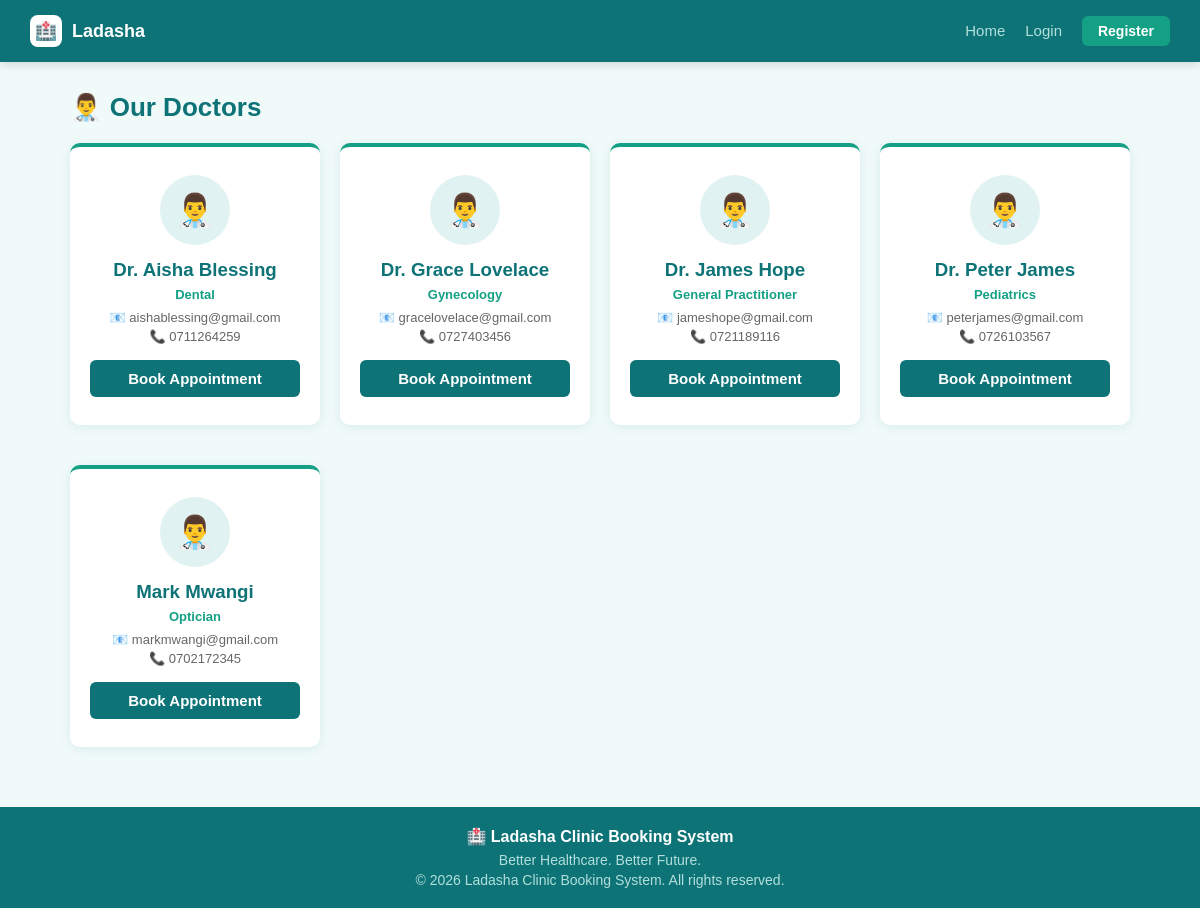
The app's page /doctors.php with its own data.
### tables this page shows
CREATE TABLE `doctors` (
  `id` int(11) NOT NULL,
  `name` varchar(100) NOT NULL,
  `specialization` varchar(100) DEFAULT NULL,
  `email` varchar(150) DEFAULT NULL,
  `phone` varchar(20) DEFAULT NULL
);

### doctors.php (the view, shortened to what this page needs)
<?php
$host='localhost'; $user='root'; $pass=''; $dbname='clinic_db';
$conn = mysqli_connect($host,$user,$pass,$dbname);
$doctors = mysqli_query($conn, "SELECT * FROM doctors ORDER BY name");
include 'includes/header.php';
?>
<div class="container">
    <h2 class="page-title">👨‍⚕️ Our Doctors</h2>
    <div style="display:grid; grid-template-columns:repeat(auto-fit, minmax(240px,1fr)); gap:20px;">
        <?php while($doc = mysqli_fetch_assoc($doctors)): ?>
        <div class="card" style="text-align:center; padding:28px 20px;">
            <div style="background:#E0F2F1; width:70px; height:70px; border-radius:50%; display:flex; align-items:center; justify-content:center; margin:0 auto 14px; font-size:32px;">👨‍⚕️</div>
            <h3 style="color:#0D7377; margin:0 0 6px;"><?php echo $doc['name']; ?></h3>
            <p style="color:#14A085; font-size:13px; font-weight:600; margin:0 0 8px;"><?php echo $doc['specialization']; ?></p>
            <p style="color:#666; font-size:13px; margin:0 0 4px;">📧 <?php echo $doc['email']; ?></p>
            <p style="color:#666; font-size:13px; margin:0 0 16px;">📞 <?php echo $doc['phone']; ?></p>
            <a href="register.php" class="btn btn-primary" style="width:100%; display:block; text-align:center;">Book Appointment</a>
        </div>
        <?php endwhile; ?>
    </div>
</div>
<?php include 'includes/footer.php'; ?>

### includes/header.php (shortened to what this page needs)
<!DOCTYPE html>
<html lang="en">
<head>
    <link rel="stylesheet" href="/clinic_system/css/style.css?v=10">
</head>
<body>
<nav>
    <a class="logo" href="/clinic_system/index.php">
        <div class="logo-icon">🏥</div>
        <span class="logo-text">Ladasha</span>
    </a>
    <ul>
        <?php if(isset($_SESSION['username'])): ?>
            <li><span>Welcome, <?php echo $_SESSION['username']; ?></span></li>
            <?php if($_SESSION['role'] == 'patient'): ?>
                <li><a href="/clinic_system/patient/dashboard.php">Dashboard</a></li>
                <li><a href="/clinic_system/patient/book_appointment.php">Book Appointment</a></li>
            <?php elseif($_SESSION['role'] == 'doctor'): ?>
                <li><a href="/clinic_system/doctor/dashboard.php">Dashboard</a></li>
            <?php elseif($_SESSION['role'] == 'admin'): ?>
                <li><a href="/clinic_system/admin/dashboard.php">Dashboard</a></li>
                <li><a href="/clinic_system/admin/manage_users.php">Users</a></li>
                <li><a href="/clinic_system/admin/manage_doctors.php">Doctors</a></li>
            <?php endif; ?>
            <li><a href="/clinic_system/logout.php">Logout</a></li>
        <?php else: ?>
            <li><a href="/clinic_system/index.php">Home</a></li>
            <li><a href="/clinic_system/login.php">Login</a></li>
            <li><a href="/clinic_system/register.php" class="btn-nav">Register</a></li>
        <?php endif; ?>
    </ul>
</nav>

### includes/footer.php
<footer>
    <p style="font-size:16px; font-weight:600; color:#fff; margin-bottom:6px;">🏥 Ladasha Clinic Booking System</p>
    <p style="margin-bottom:4px;">Better Healthcare. Better Future.</p>
    <p>© <?php echo date('Y'); ?> Ladasha Clinic Booking System. All rights reserved.</p>
</footer>
</body>
</html>

### css/style.css (style rules this page uses)
* { margin:0;padding:0;box-sizing:border-box }
body { font-family:Arial,sans-serif;background-color:#F0FAF9;color:#333 }
nav { background:#0D7377;padding:15px 30px;display:flex;justify-content:space-between;align-items:center;box-shadow:0 2px 10px rgba(0,0,0,0.15) }
nav .logo { display:flex;align-items:center;gap:10px;text-decoration:none }
nav .logo-icon { background:#fff;width:32px;height:32px;border-radius:8px;display:flex;align-items:center;justify-content:center;font-size:18px }
nav .logo-text { color:#fff;font-size:18px;font-weight:700 }
nav ul { list-style:none;display:flex;gap:20px;align-items:center }
nav ul li a { color:#B2DFDB;text-decoration:none;font-size:15px }
nav ul li a.btn-nav { background:#14A085;color:#fff;padding:7px 16px;border-radius:6px;font-size:14px;font-weight:600 }
.container { max-width:1100px;margin:30px auto;padding:0 20px }
.card { background:#fff;border-radius:10px;padding:30px;box-shadow:0 2px 12px rgba(13,115,119,0.1);margin-bottom:20px;border-top:4px solid #14A085 }
.btn { padding:10px 24px;border:none;border-radius:6px;cursor:pointer;font-size:15px;font-weight:bold;text-decoration:none;display:inline-block;transition:all 0.2s }
.btn-primary { background:#0D7377;color:#fff }
.page-title { font-size:26px;color:#0D7377;margin-bottom:20px;font-weight:bold }
footer { text-align:center;padding:20px;background:#0D7377;color:#B2DFDB;margin-top:40px;font-size:14px }

### records on screen
doctors: name "Dr. Aisha Blessing", specialization "Dental", email "aishablessing@gmail.com", phone "0711264259"
doctors: name "Dr. Grace Lovelace", specialization "Gynecology", email "gracelovelace@gmail.com", phone "0727403456"
doctors: name "Dr. James Hope", specialization "General Practitioner", email "jameshope@gmail.com", phone "0721189116"
doctors: name "Dr. Peter James", specialization "Pediatrics", email "peterjames@gmail.com", phone "0726103567"
doctors: name "Mark Mwangi", specialization "Optician", email "markmwangi@gmail.com", phone "0702172345"
